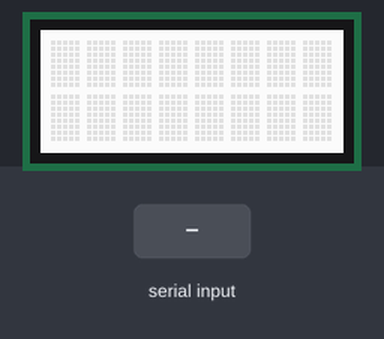
A sketch run on a simulated Arduino Uno, built with avr-gcc and run on an emulated ATmega328P. Shown: 8×2 character LCD. The test bench sets the inputs (shaded band). What the sketch prints to the serial monitor is not drawn.

Above: at 1.2 s.
1.3 s: "nicole" received over Serial
At 2.5 s:
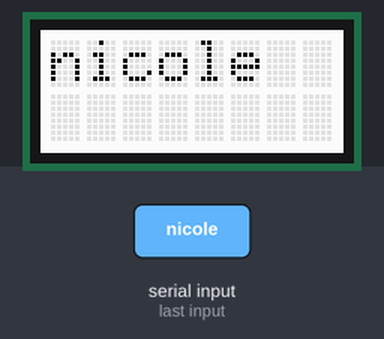
2.8 s: "starf" received over Serial
At 3.8 s:
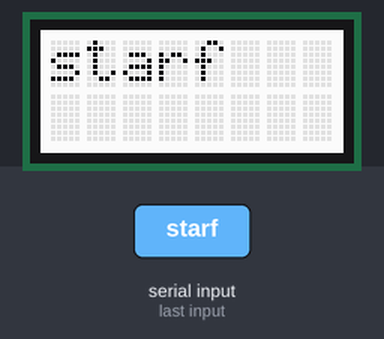
4.3 s: "balai jupiter" received over Serial
At 5.2 s:
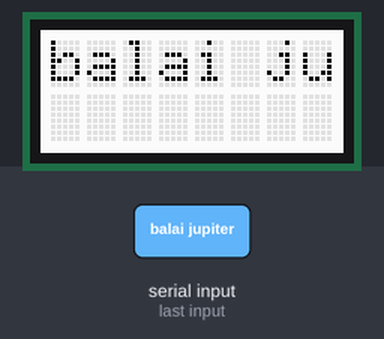
Timing chart, 0 to 7.3 s (numbered marks = the images above; inputs shaded):
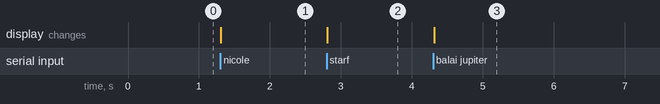

Measured:
- after the input at 1.3 s, the display: changes at once (image 1)
- after the input at 2.8 s, the display: changes at once (image 2)
- after the input at 4.3 s, the display: changes at once (image 3)

The sketch:

sketch_mar19a.ino
```cpp
#include <rgb_lcd.h>
#include <Wire.h>


rgb_lcd lcd;

String chaineReception="";
int octetReception=0; // variable de stockage des valeurs reçues sur le port Série (ASCII)
char caractereRecu=0; // variable pour stockage caractère recu

void setup() {

  Serial.begin(115200); //initial the Serial
  lcd.begin(8,2);
}

void loop() {

  while (Serial.available()>0) { // tant qu'un octet en réception

        octetReception=Serial.read(); // Lit le 1er octet reçu et le met dans la variable
        caractereRecu=char(octetReception); // convertit l'octet reçu en caractère
        chaineReception=chaineReception+caractereRecu; // ajoute le caratère au String

          if (chaineReception == "nicole") {
            lcd.clear();
            Serial.println (chaineReception);
            lcd.print(chaineReception);
            chaineReception = chaineReception="";
          };

          if (chaineReception == "starf") {
            lcd.clear();
            Serial.println (chaineReception);
            lcd.print(chaineReception);
            chaineReception = chaineReception="";
          };

          if (chaineReception == "balai jupiter") {
            lcd.clear();
            Serial.println (chaineReception);
            lcd.print(chaineReception);
            chaineReception = chaineReception="";
          };
  }
}
```
